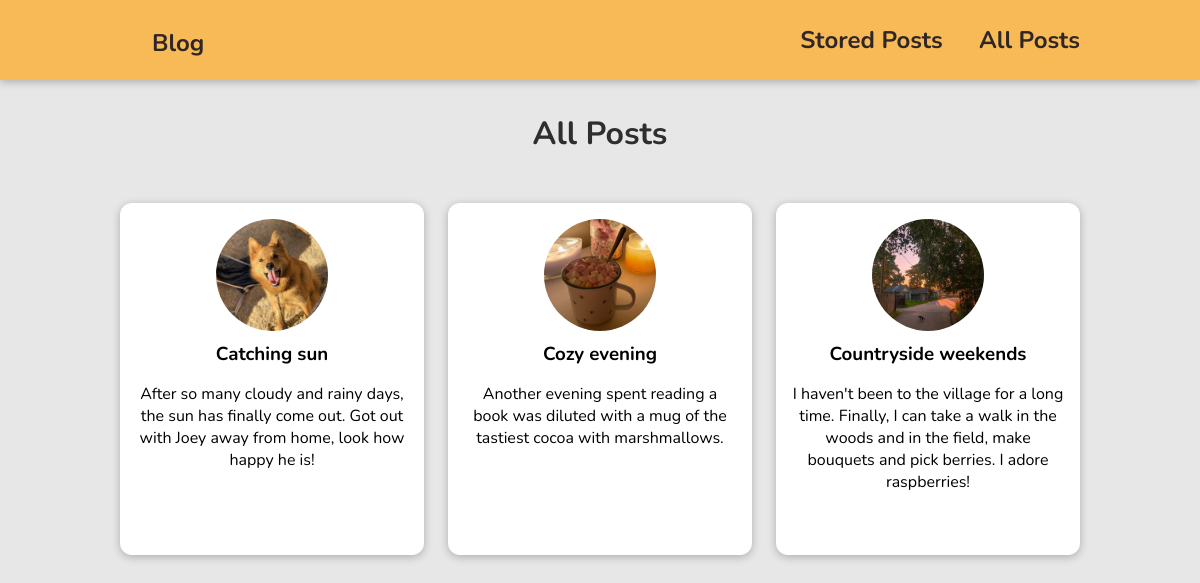
The app's page /blog/posts with its own data.
### blog/models.py (models this page shows)
class Post(models.Model):
    title = models.CharField(max_length=200)
    excerpt = models.TextField()
    image = models.ImageField(upload_to='images', null=True)
    date = models.DateField(auto_now=True)
    slug = models.SlugField(unique=True, default='', blank=True, null=False, db_index=True)
    content = models.TextField(validators=[MinLengthValidator(10)])
    author = models.ForeignKey(Author, on_delete=models.SET_NULL, null=True, related_name='posts')
    tag = models.ManyToManyField(Tag)

### blog/views.py (the view)
# urls.py: path('posts', views.AllPostsView.as_view(), name='posts'),
class AllPostsView(ListView):
    template_name = 'blog/posts.html'
    model = Post
    context_object_name = 'data'
    ordering = ['-date']

### blog/templates/blog/posts.html (shortened to what this page needs)
{% extends 'base.html' %}
{% load static %}
{% block css_files %}
    <link rel='stylesheet' href="{% static 'blog/includes/post-preview.css' %}">
    <link rel='stylesheet' href="{% static 'blog/posts.css' %}">
{% endblock %}
{% block content %}
    <section id='all-posts'>
        <h2>All Posts</h2>
        <ul>
            {% for post in data %}
                {% include 'blog/includes/post-preview.html' %}
            {% endfor %}
        </ul>
    </section>
{% endblock %}

### blog/templates/blog/includes/post-preview.html
<li>
    <article class='post'>
        <a href="{% url 'post_page' post.slug %}">
            <img src="{{ post.image.url }}" alt='{{ post.title }}'>
                <div class='post__content'>
                <h3>{{ post.title }}</h3>
                    <p>{{ post.excerpt }}</p>
                </div>
        </a>
    </article>
</li>

### static/app.css (style rules this page uses)
html { font-family: 'Nunito', sans-serif; }
* { box-sizing: border-box; }
body { margin: 0; }
h1, h2, h3 { font-family: 'Nunito', sans-serif; font-weight: bold; }

### blog/static/blog/includes/post-preview.css (style rules this page uses)
.post { display: flex; flex-direction: column; align-items: center; text-align: center; }
.post a { text-decoration: none; color: black; transition: all 0.2s ease; padding: 1rem; }
.post img { width: 5rem; height: 5rem; object-fit: cover; border-radius: 50%; }
.post h3 { margin: 0.25rem 0; }

### blog/static/blog/posts.css (style rules this page uses)
body { background-color: #e7e7e7; }
#all-posts { margin: 7rem auto; width: 90%; max-width: 60rem; }
#all-posts h2 { text-align: center; font-size: 2rem; color: #2e2e2e; margin: 3rem 0; }
ul { list-style: none; margin: 0; padding: 0; display: grid; grid-template-columns: repeat(auto-fill, minmax(17rem, 1fr)); gap: 1.5rem; }
.post img { width: 7rem; height: 7rem; }
.post a { height: 22rem; transform-origin: center; box-shadow: 0 2px 8px rgba(0, 0, 0, 0.25); border-radius: 12px; background-color: white; }

### records on screen
Post: image (picture), title "Catching sun", excerpt "After so many cloudy and rainy days, the sun has finally come out. Got out with Joey away from home, look how happy he is!"
Post: image (picture), title "Cozy evening", excerpt "Another evening spent reading a book was diluted with a mug of the tastiest cocoa with marshmallows."
Post: image (picture), title "Countryside weekends", excerpt "I haven't been to the village for a long time. Finally, I can take a walk in the woods and in the field, make bouquets and pick berries. I adore raspberries!"
